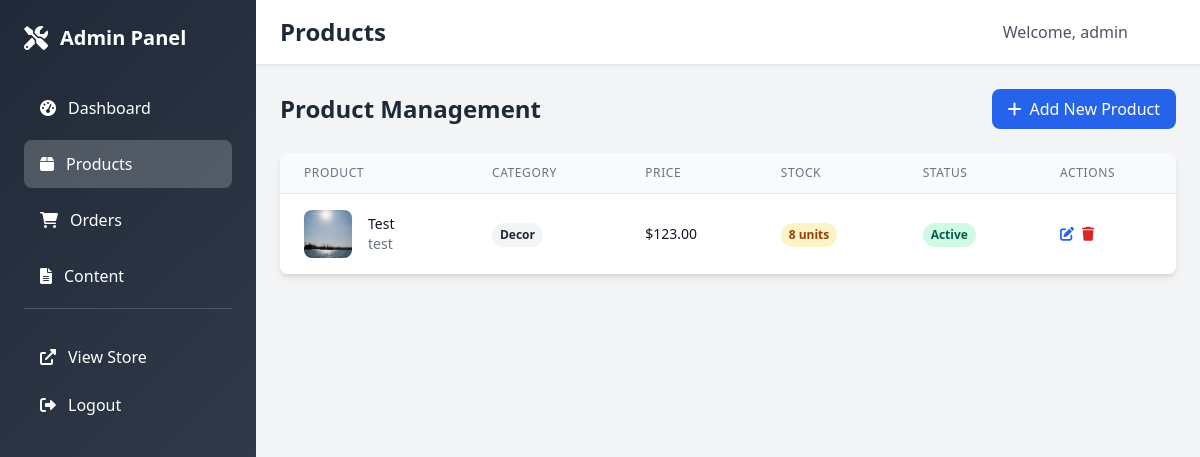
The app's page /admin/products (signed in) with its own data.
### app.py (models this page shows)
class User(UserMixin, db.Model):
    id = db.Column(db.Integer, primary_key=True)
    username = db.Column(db.String(80), unique=True, nullable=False)
    password_hash = db.Column(db.String(120), nullable=False)
    is_admin = db.Column(db.Boolean, default=False)

class Product(db.Model):
    id = db.Column(db.Integer, primary_key=True)
    name = db.Column(db.String(100), nullable=False)
    description = db.Column(db.Text, nullable=False)
    price = db.Column(db.Float, nullable=False)
    stock = db.Column(db.Integer, default=0)
    image_url = db.Column(db.String(200))
    category = db.Column(db.String(50))
    created_at = db.Column(db.DateTime, default=datetime.utcnow)
    is_active = db.Column(db.Boolean, default=True)

### app.py (the view)
@app.route('/admin/products')
@login_required
def admin_products():
    if not current_user.is_admin:
        return redirect(url_for('admin_login'))
    products = Product.query.all()
    return render_template('admin/products.html', products=products)

### app.py (called while the page is built)
@login_manager.user_loader
def load_user(user_id):
    return User.query.get(int(user_id))

### templates/admin/products.html (shortened to what this page needs)
{% extends "admin/base.html" %}
{% block page_title %}Products{% endblock %}
{% block content %}
<div class="flex justify-between items-center mb-6">
    <h1 class="text-2xl font-bold text-gray-800">Product Management</h1>
    <a href="{{ url_for('admin_add_product') }}"
       class="bg-blue-600 text-white px-4 py-2 rounded-lg hover:bg-blue-700 transition">
        <i class="fas fa-plus mr-2"></i>Add New Product
    </a>
</div>
<div class="bg-white rounded-lg shadow-md overflow-hidden">
    <div class="overflow-x-auto">
        <table class="min-w-full divide-y divide-gray-200">
            <thead class="bg-gray-50">
                <tr>
                    <th class="px-6 py-3 text-left text-xs font-medium text-gray-500 uppercase tracking-wider">Product</th>
                    <th class="px-6 py-3 text-left text-xs font-medium text-gray-500 uppercase tracking-wider">Category</th>
                    <th class="px-6 py-3 text-left text-xs font-medium text-gray-500 uppercase tracking-wider">Price</th>
                    <th class="px-6 py-3 text-left text-xs font-medium text-gray-500 uppercase tracking-wider">Stock</th>
                    <th class="px-6 py-3 text-left text-xs font-medium text-gray-500 uppercase tracking-wider">Status</th>
                    <th class="px-6 py-3 text-left text-xs font-medium text-gray-500 uppercase tracking-wider">Actions</th>
                </tr>
            </thead>
            <tbody class="bg-white divide-y divide-gray-200">
                {% for product in products %}
                <tr class="hover:bg-gray-50">
                    <td class="px-6 py-4 whitespace-nowrap">
                        <div class="flex items-center">
                            <div class="flex-shrink-0 h-12 w-12">
                                {% if product.image_url %}
                                <img src="{{ url_for('static', filename=product.image_url) }}"
                                     alt="{{ product.name }}"
                                     class="h-12 w-12 rounded-lg object-cover">
                                {% else %}
                                <div class="h-12 w-12 bg-gray-200 rounded-lg flex items-center justify-center">
                                    <i class="fas fa-image text-gray-400"></i>
                                </div>
                                {% endif %}
                            </div>
                            <div class="ml-4">
                                <div class="text-sm font-medium text-gray-900">{{ product.name }}</div>
                                <div class="text-sm text-gray-500">{{ product.description[:50] }}{% if product.description|length > 50 %}...{% endif %}</div>
                            </div>
                        </div>
                    </td>
                    <td class="px-6 py-4 whitespace-nowrap">
                        <span class="inline-flex px-2 py-1 text-xs font-semibold rounded-full bg-gray-100 text-gray-800">
                            {{ product.category or 'Uncategorized' }}
                        </span>
                    </td>
                    <td class="px-6 py-4 whitespace-nowrap text-sm font-medium text-gray-900">
                        ${{ "%.2f"|format(product.price) }}
                    </td>
                    <td class="px-6 py-4 whitespace-nowrap">
                        <span class="inline-flex px-2 py-1 text-xs font-semibold rounded-full
                            {% if product.stock > 10 %}bg-green-100 text-green-800
                            {% elif product.stock > 0 %}bg-yellow-100 text-yellow-800
                            {% else %}bg-red-100 text-red-800{% endif %}">
                            {{ product.stock }} units
                        </span>
                    </td>
                    <td class="px-6 py-4 whitespace-nowrap">
                        <span class="inline-flex px-2 py-1 text-xs font-semibold rounded-full
                            {% if product.is_active %}bg-green-100 text-green-800{% else %}bg-red-100 text-red-800{% endif %}">
                            {{ 'Active' if product.is_active else 'Inactive' }}
                        </span>
                    </td>
                    <td class="px-6 py-4 whitespace-nowrap text-sm font-medium">
                        <div class="flex space-x-2">
                            <a href="{{ url_for('admin_edit_product', product_id=product.id) }}"
                               class="text-blue-600 hover:text-blue-900">
                                <i class="fas fa-edit"></i>
                            </a>
                            <a href="{{ url_for('admin_delete_product', product_id=product.id) }}"
                               class="text-red-600 hover:text-red-900"
                               onclick="return confirm('Are you sure you want to delete this product?')">
                                <i class="fas fa-trash"></i>
                            </a>
                        </div>
                    </td>
                </tr>
                {% endfor %}
            </tbody>
        </table>
    </div>
</div>
{% endblock %}

### templates/admin/base.html (shortened to what this page needs)
<!DOCTYPE html>
<html lang="en">
<head>
    <link href="https://cdn.jsdelivr.net/npm/tailwindcss@2.2.19/dist/tailwind.min.css" rel="stylesheet">
    <link href="https://cdnjs.cloudflare.com/ajax/libs/font-awesome/6.0.0/css/all.min.css" rel="stylesheet">
</head>
<body class="bg-gray-100">
    <div class="flex">
        <div class="sidebar w-64 fixed h-full">
            <div class="p-6">
                <div class="flex items-center mb-8">
                    <i class="fas fa-tools text-white text-2xl mr-3"></i>
                    <h1 class="text-white text-xl font-bold">Admin Panel</h1>
                </div>
                <nav class="space-y-2">
                    <a href="{{ url_for('admin_dashboard') }}"
                       class="nav-link flex items-center px-4 py-3 text-white rounded-lg {% if request.endpoint == 'admin_dashboard' %}active{% endif %}">
                        <i class="fas fa-tachometer-alt mr-3"></i>
                        Dashboard
                    </a>
                    <a href="{{ url_for('admin_products') }}"
                       class="nav-link flex items-center px-4 py-3 text-white rounded-lg {% if 'admin_products' in request.endpoint %}active{% endif %}">
                        <i class="fas fa-box mr-3"></i>
                        Products
                    </a>
                    <a href="{{ url_for('admin_orders') }}"
                       class="nav-link flex items-center px-4 py-3 text-white rounded-lg {% if 'admin_orders' in request.endpoint %}active{% endif %}">
                        <i class="fas fa-shopping-cart mr-3"></i>
                        Orders
                    </a>
                    <a href="{{ url_for('admin_content') }}"
                       class="nav-link flex items-center px-4 py-3 text-white rounded-lg {% if 'admin_content' in request.endpoint %}active{% endif %}">
                        <i class="fas fa-file-alt mr-3"></i>
                        Content
                    </a>
                    <div class="border-t border-gray-600 mt-6 pt-6">
                        <a href="{{ url_for('index') }}"
                           class="nav-link flex items-center px-4 py-3 text-white rounded-lg">
                            <i class="fas fa-external-link-alt mr-3"></i>
                            View Store
                        </a>
                        <a href="{{ url_for('admin_logout') }}"
                           class="nav-link flex items-center px-4 py-3 text-white rounded-lg">
                            <i class="fas fa-sign-out-alt mr-3"></i>
                            Logout
                        </a>
                    </div>
                </nav>
            </div>
        </div>
        <div class="ml-64 flex-1">
            <div class="bg-white shadow-sm border-b border-gray-200 px-6 py-4">
                <div class="flex items-center justify-between">
                    <h2 class="text-2xl font-bold text-gray-800">{% block page_title %}Dashboard{% endblock %}</h2>
                    <div class="flex items-center space-x-4">
                        <span class="text-gray-600">Welcome, {{ current_user.username }}</span>
                        <div class="w-8 h-8 bg-brown-600 rounded-full flex items-center justify-center">
                            <i class="fas fa-user text-white text-sm"></i>
                        </div>
                    </div>
                </div>
            </div>
            <div class="p-6">
                {% block content %}{% endblock %}
            </div>
        </div>
    </div>
</body>
</html>

### templates/admin/base.html (style rules this page uses)
.sidebar { min-height: 100vh; background: linear-gradient(135deg, #1f2937 0%, #374151 100%); }
.nav-link { transition: all 0.3s ease; }
.nav-link.active { background-color: rgba(255, 255, 255, 0.2); }

### records on screen
User: username "admin"
Product: image_url (picture), name "Test", description "test", category "Decor", price "123.00", stock "8", is_active "Active"
